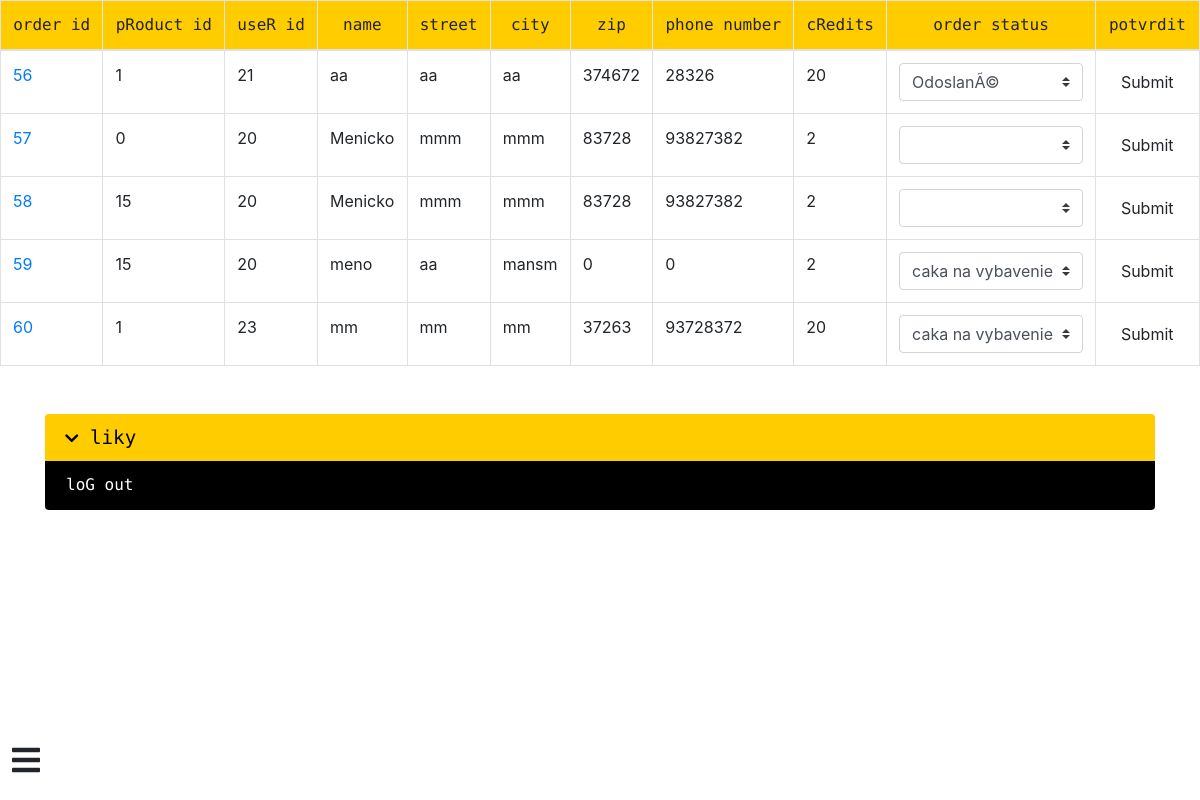
The page /adminOrders.php on the database its author committed.
### tables this page shows
CREATE TABLE `orders` (
  `order_id` int(30) NOT NULL,
  `product_id` int(11) NOT NULL,
  `user_id` int(11) NOT NULL,
  `name` varchar(25) NOT NULL,
  `user_street` varchar(30) NOT NULL,
  `user_city` varchar(30) NOT NULL,
  `user_zip` int(11) NOT NULL,
  `user_email` varchar(30) NOT NULL,
  `phone_number` int(11) NOT NULL,
  `credits` int(10) NOT NULL,
  `order_status` varchar(20) NOT NULL
);

### adminOrders.php (the view, shortened to what this page needs)
<?php
include_once 'config.php';
$result = mysqli_query($connect, "SELECT * FROM orders ");
?>
<!DOCTYPE html>
<html>
<head>
    <link rel="stylesheet" href="style.css">
    <link rel="stylesheet" type="text/css" href="css/reset.css">
    <link rel="stylesheet" type="text/css" href="css/adminItems.css">
    <link rel="stylesheet" href="https://stackpath.bootstrapcdn.com/bootstrap/4.3.1/css/bootstrap.min.css">
    <link rel="stylesheet" href="https://use.fontawesome.com/releases/v5.7.2/css/all.css">
</head>
<body>
    <div class="container-fluid">
        <table class="table table-bordered">
            <thead class="thead font">
                <tr>
                    <th scope="col">order id</th>
                    <th scope="col">pRoduct id</th>
                    <th scope="col">useR id</th>
                    <th scope="col">name</th>
                    <th scope="col">street</th>
                    <th scope="col">city</th>
                    <th scope="col">zip</th>
                    <th scope="col">phone number</th>
                    <th scope="col">cRedits</th>
                    <th scope="col">order status</th>
                    <th scope="col">potvrdit</th>
                </tr>
            </thead>
            <tbody>
                <?php
                $i = 0;
                while ($row = mysqli_fetch_array($result)) {
                    if ($i % 2 == 0)
                        $classname = "even";
                    else
                        $classname = "odd";
                ?>
                    <tr class="<?php if (isset($classname)) echo $classname; ?>">
                        <td> <a href="adminOrders.php?order_id=<?php echo $row["order_id"]; ?>"><?php echo $row["order_id"]; ?></a></td>
                        <td><?php echo $row["product_id"]; ?></td>
                        <td><?php echo $row["user_id"]; ?></td>
                        <td><?php echo $row["name"]; ?></td>
                        <td><?php echo $row["user_street"]; ?></td>
                        <td><?php echo $row["user_city"]; ?></td>
                        <td><?php echo $row["user_zip"]; ?></td>
                        <td><?php echo $row["phone_number"]; ?></td>
                        <td><?php echo $row["credits"]; ?></td>
                        <form action="#" method="post">
                            <td>
                                <select id="order_status" name="order_status" class="custom-select">
                                    <option value="<?php echo $row['order_status']; ?>"><?php echo $row['order_status']; ?></option>
                                    <option value="Čaka na vybavenie">čaká na vybavenie</option>
                                </select>
                            </td>
                            <td>
                                <input type="submit" name="submit" value="Submit" class="btn">
                            </td>
                        </form>
                    </tr>
                <?php
                    $i++;
                }
                ?>
            </tbody>
        </table>
    </div>
    <?php require_once("pcs/link_menu/linkMenu.php") ?>
    <?php require_once 'pcs/nav/nav.php' ?>
</body>
</html>

### css/style.css (style rules this page uses)
.font { font-family: 'Major Mono Display', monospace; }
a { text-decoration: none !important; }

### css/adminItems.css (style rules this page uses)
.font { font-family: 'Major Mono Display', monospace; }
.container-fluid { padding: 0 !important; }
.thead { background-color: #ffcc00; text-align: center; }
a { text-decoration: none !important; }

### adminOrders.php (style rules this page uses)
.container-fluid { padding: 0 !important; }

### rows shown on the page
orders: order_id "56", product "1", user "21", name "aa", user_street "aa", user_city "aa", user_zip "374672", phone_number "28326", credits "20", order_status "OdoslanÃ©"
orders: order_id "57", product "0", user "20", name "Menicko", user_street "mmm", user_city "mmm", user_zip "83728", phone_number "93827382", credits "2"
orders: order_id "58", product "15", user "20", name "Menicko", user_street "mmm", user_city "mmm", user_zip "83728", phone_number "93827382", credits "2"
orders: order_id "59", product "15", user "20", name "meno", user_street "aa", user_city "mansm", user_zip "0", phone_number "0", credits "2", order_status "caka na vybavenie"
orders: order_id "60", product "1", user "23", name "mm", user_street "mm", user_city "mm", user_zip "37263", phone_number "93728372", credits "20", order_status "caka na vybavenie"
